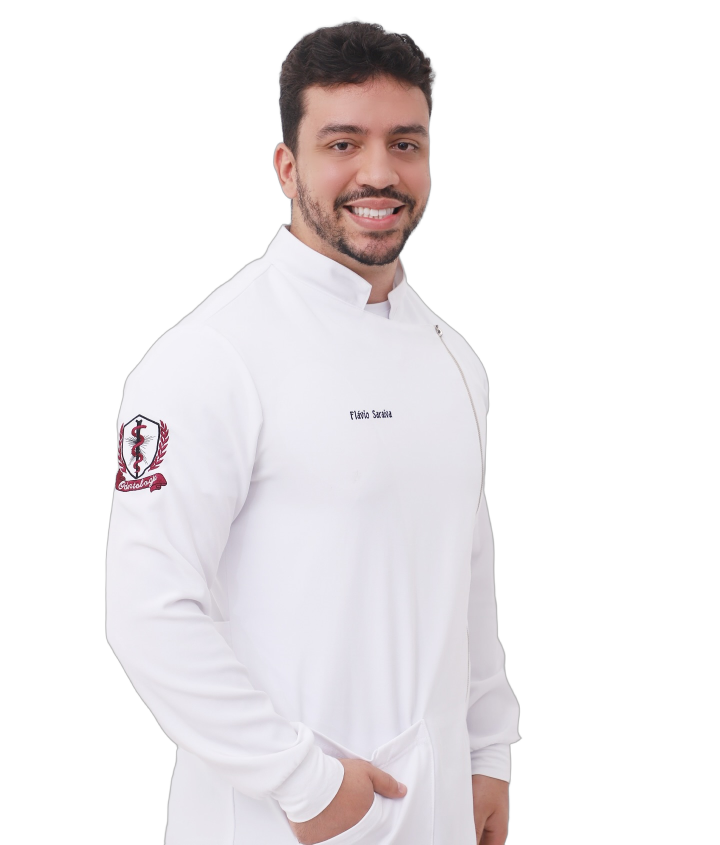
#> input picture assets/_originais/flavio-hero-cutout.png, 1440 x 1689 px, found by its file name (shown at 1/2 size)
$ python optimize_images.py
#> lines starting #> are read from the running program, lines starting #| are printed output that depends on the picture
"""
optimize_images.py — Converte imagens do site para WebP (SEO / LCP / peso mobile).

Uso (na raiz do projeto):
    python scripts/optimize_images.py

- Lê os originais em assets/images/ (ou em assets/_originais/ se já foram movidos).
- Gera .webp ao lado dos originais, sem alterar o visual (mesma proporção).
- Preserva canal alfa (hero, render 3D e logo).
- Não apaga nem move nada: a movimentação dos originais é feita à parte.
"""
from pathlib import Path
from PIL import Image

ROOT = Path(__file__).resolve().parent.parent
IMG = ROOT / "assets" / "images"
ORIG = ROOT / "assets" / "_originais"


def find_source(name: str) -> Path:
    for base in (IMG, ORIG):
        p = base / name
        if p.exists():
            return p
    raise FileNotFoundError(name)


def save(src_name: str, out_name: str, width: int, quality: int, lossless_alpha=False):
    src = find_source(src_name)
    im = Image.open(src)
    has_alpha = im.mode in ("RGBA", "LA") or "transparency" in im.info
    im = im.convert("RGBA" if has_alpha else "RGB")
    if im.width > width:
        h = round(im.height * width / im.width)
        im = im.resize((width, h), Image.LANCZOS)
    out = IMG / out_name
    im.save(out, "WEBP", quality=quality, method=6, alpha_quality=90 if has_alpha else 100)
    print(f"{out_name:42s} {im.width}x{im.height}  {out.stat().st_size/1024:6.1f} KB  (origem {src.stat().st_size/1024:6.1f} KB)")


JOBS = [
    # (origem, destino, largura máx., qualidade)
    ("flavio-hero-cutout.png", "flavio-hero-cutout-600.webp", 600, 82),
    ("flavio-hero-cutout.png", "flavio-hero-cutout-1200.webp", 1200, 82),
    ("faceta-lente-3d.png", "faceta-lente-3d.webp", 1175, 82),
    ("flavio-retrato-pb.jpg", "flavio-retrato-pb.webp", 900, 78),
    ("logo-flavio-branca-crop.png", "logo-flavio-branca-crop.webp", 480, 90),
]
for n in range(1, 5):
    for lado in ("antes", "depois"):
        JOBS.append((f"caso-{n}-{lado}-sorriso.jpg", f"caso-{n}-{lado}-sorriso.webp", 960, 78))
        JOBS.append((f"caso-{n}-{lado}.jpg", f"caso-{n}-{lado}.webp", 900, 75))

if __name__ == "__main__":
    for job in JOBS:
        save(*job)
#> in save, im is the input picture: PIL image 1440x1689 RGBA; mean R, G, B, A 83.2, 79.8, 81.5, 98.2
#> in save, `has_alpha = im.mode in ("RGBA", "LA") or "transparency" in im.info`: has_alpha = True
#> in save, `im = im.resize((width, h), Image.LANCZOS)`:
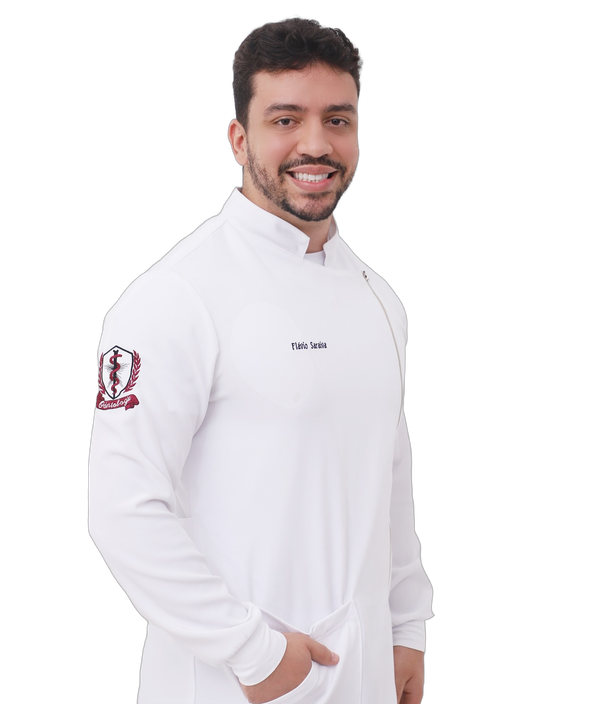
#> im: PIL image 600x704 RGBA; mean R, G, B, A 83.3, 79.9, 81.7, 98.2; transparent parts drawn white
#> (the run stopped early here; a loop or call above may not have finished)
